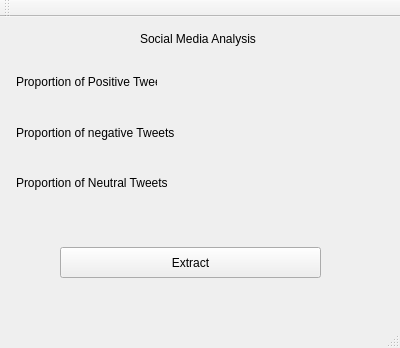
<?xml version="1.0" encoding="UTF-8"?>
<ui version="4.0">
 <class>MainWindow</class>
 <widget class="QMainWindow" name="MainWindow">
  <property name="geometry">
   <rect>
    <x>0</x>
    <y>0</y>
    <width>400</width>
    <height>348</height>
   </rect>
  </property>
  <property name="windowTitle">
   <string>MainWindow</string>
  </property>
  <widget class="QWidget" name="centralWidget">
   <widget class="QLabel" name="label">
    <property name="geometry">
     <rect>
      <x>210</x>
      <y>10</y>
      <width>141</width>
      <height>21</height>
     </rect>
    </property>
    <property name="text">
     <string/>
    </property>
   </widget>
   <widget class="QLabel" name="label_2">
    <property name="geometry">
     <rect>
      <x>16</x>
      <y>100</y>
      <width>161</width>
      <height>31</height>
     </rect>
    </property>
    <property name="text">
     <string>Proportion of negative Tweets</string>
    </property>
   </widget>
   <widget class="QPushButton" name="pushButton">
    <property name="geometry">
     <rect>
      <x>60</x>
      <y>230</y>
      <width>261</width>
      <height>31</height>
     </rect>
    </property>
    <property name="text">
     <string>Extract</string>
    </property>
   </widget>
   <widget class="QLabel" name="label_3">
    <property name="geometry">
     <rect>
      <x>16</x>
      <y>49</y>
      <width>141</width>
      <height>31</height>
     </rect>
    </property>
    <property name="text">
     <string>Proportion of Positive Tweets</string>
    </property>
   </widget>
   <widget class="QLabel" name="label_4">
    <property name="geometry">
     <rect>
      <x>16</x>
      <y>150</y>
      <width>151</width>
      <height>31</height>
     </rect>
    </property>
    <property name="text">
     <string>Proportion of Neutral Tweets</string>
    </property>
   </widget>
   <widget class="QLabel" name="label_5">
    <property name="geometry">
     <rect>
      <x>140</x>
      <y>11</y>
      <width>121</width>
      <height>21</height>
     </rect>
    </property>
    <property name="text">
     <string>Social Media Analysis</string>
    </property>
   </widget>
   <widget class="QLabel" name="p">
    <property name="geometry">
     <rect>
      <x>220</x>
      <y>52</y>
      <width>131</width>
      <height>31</height>
     </rect>
    </property>
    <property name="text">
     <string/>
    </property>
   </widget>
   <widget class="QLabel" name="neg">
    <property name="geometry">
     <rect>
      <x>216</x>
      <y>110</y>
      <width>121</width>
      <height>21</height>
     </rect>
    </property>
    <property name="text">
     <string/>
    </property>
   </widget>
   <widget class="QLabel" name="n">
    <property name="geometry">
     <rect>
      <x>230</x>
      <y>160</y>
      <width>121</width>
      <height>20</height>
     </rect>
    </property>
    <property name="text">
     <string/>
    </property>
   </widget>
  </widget>
  <widget class="QToolBar" name="mainToolBar">
   <attribute name="toolBarArea">
    <enum>TopToolBarArea</enum>
   </attribute>
   <attribute name="toolBarBreak">
    <bool>false</bool>
   </attribute>
  </widget>
  <widget class="QStatusBar" name="statusBar"/>
  <widget class="QMenuBar" name="menuBar">
   <property name="geometry">
    <rect>
     <x>0</x>
     <y>0</y>
     <width>400</width>
     <height>21</height>
    </rect>
   </property>
  </widget>
 </widget>
 <layoutdefault spacing="6" margin="11"/>
 <resources/>
 <connections/>
</ui>
